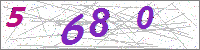
#> input picture pipeline1_splitting/training/unprocessed/0.jpg, 200 x 50 px; its folder holds 4 pictures in this run
$ python ocr_2_image_process.py
#> lines starting #> are read from the running program, lines starting #| are printed output that depends on the picture
from PIL import Image
import glob

# counter = 1
mode = 'training'

for file in glob.glob('./' + mode + '/unprocessed/*.jpg') :
    path_parts = file.split('/')
    # name = path_parts[-1].split('.')
    name = path_parts[-1]

    im = Image.open(file)
#> im is the input picture: PIL image 200x50 RGBA; mean R, G, B, A 215.3, 204.9, 220.7, 240.1
    # im_crop0 = im.crop((3, 0, 15, 25))
    im.convert('L').save(mode + '/processed/' + str(name), quality=95)
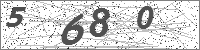
#> saved as 0.jpg: PIL image 200x50 L; min 0, max 255, mean 209.8
#> pass 2 of the loop `for file in glob.glob('./' + mode + '/unprocessed/*.jpg') :`:
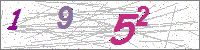
#> input picture pipeline1_splitting/training/unprocessed/1.jpg, 200 x 50 px
#> im is the input picture: PIL image 200x50 RGBA; mean R, G, B, A 219, 208.5, 215.8, 240.1
#> `im.convert('L').save(mode + '/processed/' + str(name), quality=95)`:
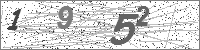
#> saved as 1.jpg: PIL image 200x50 L; min 7, max 255, mean 212.5
#> pass 3 of the loop `for file in glob.glob('./' + mode + '/unprocessed/*.jpg') :`:
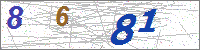
#> input picture pipeline1_splitting/training/unprocessed/10.jpg, 200 x 50 px
#> im is the input picture: PIL image 200x50 RGBA; mean R, G, B, A 206.1, 208.3, 215.8, 239.8
#> `im.convert('L').save(mode + '/processed/' + str(name), quality=95)`:
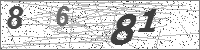
#> saved as 10.jpg: PIL image 200x50 L; min 4, max 255, mean 208.5
#> the loop made 4 passes; the first 3 are shown
    # counter = counter + 1
